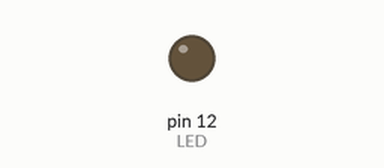
The sketch below on a simulated Arduino Uno, built with avr-gcc and run on an emulated ATmega328P. On the bench: output pins drawn as LEDs (lit = HIGH).

Above: at 1.5 s.
At 6.75 s:
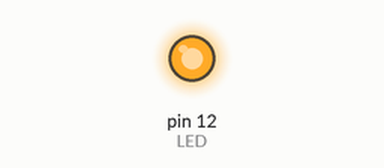
Timing chart, 0 to 7.3 s (numbered marks = the images above):
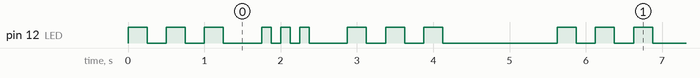

The sketch:

02-sos-homework.ino
```cpp
const int LED = 12;

void setup() {
  pinMode(LED, OUTPUT);
  // Serial.begin(115200);
}

void loop() {
  blink(250);
  blink(125);
  blink(250);
  delay(1000);
}

void blink(short delayTime) {
  for (int i = 0; i < 3; i += 1) {
    // Serial.println(i);
    digitalWrite(LED, HIGH);
    delay(delayTime);
    digitalWrite(LED, LOW);
    delay(i == 2 ? 500 : delayTime);
  }
}
```

Measured:
- by itself, pin 12 (LED): repeats every 5.6 s: 2 × (LOW 0.25 s, HIGH 0.25 s), LOW 0.50 s, 2 × (HIGH 0.13 s, LOW 0.13 s), HIGH 0.13 s, LOW 0.50 s, 2 × (HIGH 0.25 s, LOW 0.25 s), HIGH 0.25 s, LOW 1.5 s, HIGH 0.25 s
- by itself, everything shown: repeats every 5.6 s, in 18 steps
